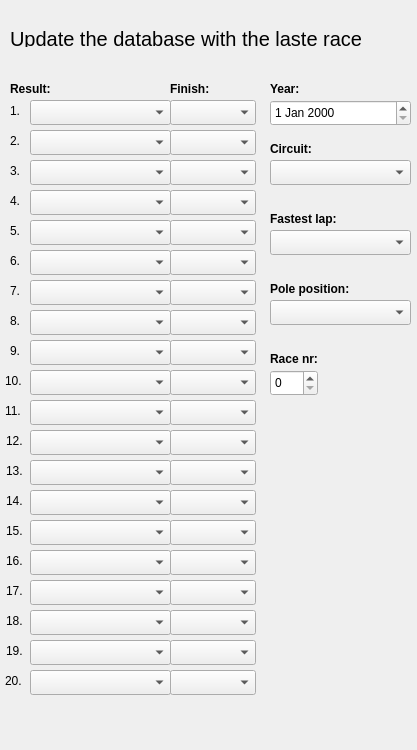
      <widget class="QWidget" name="scrollAreaWidgetContents">
       <property name="geometry">
        <rect>
         <x>0</x>
         <y>0</y>
         <width>417</width>
         <height>750</height>
        </rect>
       </property>
       <property name="minimumSize">
        <size>
         <width>0</width>
         <height>750</height>
        </size>
       </property>
       <widget class="QComboBox" name="cb9">
        <property name="geometry">
         <rect>
          <x>30</x>
          <y>340</y>
          <width>141</width>
          <height>25</height>
         </rect>
        </property>
       </widget>
       <widget class="QLabel" name="label_6">
        <property name="geometry">
         <rect>
          <x>10</x>
          <y>160</y>
          <width>16</width>
          <height>21</height>
         </rect>
        </property>
        <property name="text">
         <string>3.</string>
        </property>
       </widget>
       <widget class="QComboBox" name="cb7">
        <property name="geometry">
         <rect>
          <x>30</x>
          <y>280</y>
          <width>141</width>
          <height>25</height>
         </rect>
        </property>
       </widget>
       <widget class="QLabel" name="label_10">
        <property name="geometry">
         <rect>
          <x>10</x>
          <y>280</y>
          <width>16</width>
          <height>21</height>
         </rect>
        </property>
        <property name="text">
         <string>7.</string>
        </property>
       </widget>
       <widget class="QLabel" name="label_4">
        <property name="geometry">
         <rect>
          <x>10</x>
          <y>100</y>
          <width>16</width>
          <height>21</height>
         </rect>
        </property>
        <property name="text">
         <string>1.</string>
        </property>
       </widget>
       <widget class="QLabel" name="label_13">
        <property name="geometry">
         <rect>
          <x>5</x>
          <y>370</y>
          <width>21</width>
          <height>21</height>
         </rect>
        </property>
        <property name="text">
         <string>10.</string>
        </property>
       </widget>
       <widget class="QComboBox" name="cb8">
        <property name="geometry">
         <rect>
          <x>30</x>
          <y>310</y>
          <width>141</width>
          <height>25</height>
         </rect>
        </property>
       </widget>
       <widget class="QLabel" name="label_7">
        <property name="geometry">
         <rect>
          <x>10</x>
          <y>190</y>
          <width>16</width>
          <height>21</height>
         </rect>
        </property>
        <property name="text">
         <string>4.</string>
        </property>
       </widget>
       <widget class="QComboBox" name="cb10">
        <property name="geometry">
         <rect>
          <x>30</x>
          <y>370</y>
          <width>141</width>
          <height>25</height>
         </rect>
        </property>
       </widget>
       <widget class="QLabel" name="label_12">
        <property name="geometry">
         <rect>
          <x>10</x>
          <y>340</y>
          <width>16</width>
          <height>21</height>
         </rect>
        </property>
        <property name="text">
         <string>9.</string>
        </property>
       </widget>
       <widget class="QComboBox" name="cb5">
        <property name="geometry">
         <rect>
          <x>30</x>
          <y>220</y>
          <width>141</width>
          <height>25</height>
         </rect>
        </property>
       </widget>
       <widget class="QLabel" name="label_9">
        <property name="geometry">
         <rect>
          <x>10</x>
          <y>250</y>
          <width>16</width>
          <height>21</height>
         </rect>
        </property>
        <property name="text">
         <string>6.</string>
        </property>
       </widget>
       <widget class="QLabel" name="label_11">
        <property name="geometry">
         <rect>
          <x>10</x>
          <y>310</y>
          <width>16</width>
          <height>21</height>
         </rect>
        </property>
        <property name="text">
         <string>8.</string>
        </property>
       </widget>
       <widget class="QLabel" name="label_8">
        <property name="geometry">
         <rect>
          <x>10</x>
          <y>220</y>
          <width>16</width>
          <height>21</height>
         </rect>
        </property>
        <property name="text">
         <string>5.</string>
        </property>
       </widget>
       <widget class="QComboBox" name="cb2">
        <property name="geometry">
         <rect>
          <x>30</x>
          <y>130</y>
          <width>141</width>
          <height>25</height>
         </rect>
        </property>
       </widget>
       <widget class="QComboBox" name="cb3">
        <property name="geometry">
         <rect>
          <x>30</x>
          <y>160</y>
          <width>141</width>
          <height>25</height>
         </rect>
        </property>
       </widget>
       <widget class="QComboBox" name="cb6">
        <property name="geometry">
         <rect>
          <x>30</x>
          <y>250</y>
          <width>141</width>
          <height>25</height>
         </rect>
        </property>
       </widget>
       <widget class="QLabel" name="label_5">
        <property name="geometry">
         <rect>
          <x>10</x>
          <y>130</y>
          <width>16</width>
          <height>21</height>
         </rect>
        </property>
        <property name="text">
         <string>2.</string>
        </property>
       </widget>
       <widget class="QComboBox" name="cb1">
        <property name="geometry">
         <rect>
          <x>30</x>
          <y>100</y>
          <width>141</width>
          <height>25</height>
         </rect>
        </property>
       </widget>
       <widget class="QComboBox" name="cb4">
        <property name="geometry">
         <rect>
          <x>30</x>
          <y>190</y>
          <width>141</width>
          <height>25</height>
         </rect>
        </property>
       </widget>
       <widget class="QLabel" name="label_14">
        <property name="geometry">
         <rect>
          <x>10</x>
          <y>80</y>
          <width>67</width>
          <height>17</height>
         </rect>
        </property>
        <property name="font">
         <font>
          <weight>75</weight>
          <bold>true</bold>
         </font>
        </property>
        <property name="text">
         <string>Result:</string>
        </property>
       </widget>
       <widget class="QLabel" name="label_15">
        <property name="geometry">
         <rect>
          <x>270</x>
          <y>80</y>
          <width>67</width>
          <height>17</height>
         </rect>
        </property>
        <property name="font">
         <font>
          <weight>75</weight>
          <bold>true</bold>
         </font>
        </property>
        <property name="text">
         <string>Year:</string>
        </property>
       </widget>
       <widget class="QLabel" name="label_16">
        <property name="geometry">
         <rect>
          <x>270</x>
          <y>140</y>
          <width>67</width>
          <height>17</height>
         </rect>
        </property>
        <property name="font">
         <font>
          <weight>75</weight>
          <bold>true</bold>
         </font>
        </property>
        <property name="text">
         <string>Circuit:</string>
        </property>
       </widget>
       <widget class="QComboBox" name="cbCircuit">
        <property name="geometry">
         <rect>
          <x>270</x>
          <y>160</y>
          <width>141</width>
          <height>25</height>
         </rect>
        </property>
       </widget>
       <widget class="QLabel" name="label_17">
        <property name="geometry">
         <rect>
          <x>270</x>
          <y>210</y>
          <width>141</width>
          <height>17</height>
         </rect>
        </property>
        <property name="font">
         <font>
          <weight>75</weight>
          <bold>true</bold>
         </font>
        </property>
        <property name="text">
         <string>Fastest lap:</string>
        </property>
       </widget>
       <widget class="QComboBox" name="cbFastestLap">
        <property name="geometry">
         <rect>
          <x>270</x>
          <y>230</y>
          <width>141</width>
          <height>25</height>
         </rect>
        </property>
       </widget>
       <widget class="QLabel" name="label_18">
        <property name="geometry">
         <rect>
          <x>10</x>
          <y>30</y>
          <width>371</width>
          <height>17</height>
         </rect>
        </property>
        <property name="font">
         <font>
          <pointsize>15</pointsize>
         </font>
        </property>
        <property name="text">
         <string>Update the database with the laste race</string>
        </property>
       </widget>
       <widget class="QLabel" name="label_19">
        <property name="geometry">
         <rect>
          <x>170</x>
          <y>80</y>
          <width>51</width>
          <height>17</height>
         </rect>
        </property>
        <property name="font">
         <font>
          <weight>75</weight>
          <bold>true</bold>
         </font>
        </property>
        <property name="text">
         <string>Finish:</string>
        </property>
       </widget>
       <widget class="QLabel" name="label_20">
        <property name="geometry">
         <rect>
          <x>270</x>
          <y>280</y>
          <width>141</width>
          <height>17</height>
         </rect>
        </property>
        <property name="font">
         <font>
          <weight>75</weight>
          <bold>true</bold>
         </font>
        </property>
        <property name="text">
         <string>Pole position:</string>
        </property>
       </widget>
       <widget class="QComboBox" name="cbPolePos">
        <property name="geometry">
         <rect>
          <x>270</x>
          <y>300</y>
          <width>141</width>
          <height>25</height>
         </rect>
        </property>
       </widget>
       <widget class="QComboBox" name="cb18">
        <property name="geometry">
         <rect>
          <x>30</x>
          <y>610</y>
          <width>141</width>
          <height>25</height>
         </rect>
        </property>
       </widget>
       <widget class="QComboBox" name="cb19">
        <property name="geometry">
         <rect>
          <x>30</x>
          <y>640</y>
          <width>141</width>
          <height>25</height>
         </rect>
        </property>
       </widget>
       <widget class="QComboBox" name="cb16">
        <property name="geometry">
         <rect>
          <x>30</x>
          <y>550</y>
          <width>141</width>
          <height>25</height>
         </rect>
        </property>
       </widget>
       <widget class="QComboBox" name="cb20">
        <property name="geometry">
         <rect>
          <x>30</x>
          <y>670</y>
          <width>141</width>
          <height>25</height>
         </rect>
        </property>
       </widget>
       <widget class="QComboBox" name="cb15">
        <property name="geometry">
         <rect>
          <x>30</x>
          <y>520</y>
          <width>141</width>
          <height>25</height>
         </rect>
        </property>
       </widget>
       <widget class="QLabel" name="label_21">
        <property name="geometry">
         <rect>
          <x>5</x>
          <y>670</y>
          <width>21</width>
          <height>21</height>
         </rect>
        </property>
        <property name="text">
         <string>20.</string>
        </property>
       </widget>
       <widget class="QComboBox" name="cb13">
        <property name="geometry">
         <rect>
          <x>30</x>
          <y>460</y>
          <width>141</width>
          <height>25</height>
         </rect>
        </property>
       </widget>
       <widget class="QLabel" name="label_22">
        <property name="geometry">
         <rect>
          <x>5</x>
          <y>400</y>
          <width>21</width>
          <height>21</height>
         </rect>
        </property>
        <property name="text">
         <string>11.</string>
        </property>
       </widget>
       <widget class="QLabel" name="label_23">
        <property name="geometry">
         <rect>
          <x>6</x>
          <y>460</y>
          <width>20</width>
          <height>21</height>
         </rect>
        </property>
        <property name="text">
         <string>13.</string>
        </property>
       </widget>
       <widget class="QLabel" name="label_24">
        <property name="geometry">
         <rect>
          <x>6</x>
          <y>550</y>
          <width>20</width>
          <height>21</height>
         </rect>
        </property>
        <property name="text">
         <string>16.</string>
        </property>
       </widget>
       <widget class="QComboBox" name="cb12">
        <property name="geometry">
         <rect>
          <x>30</x>
          <y>430</y>
          <width>141</width>
          <height>25</height>
         </rect>
        </property>
       </widget>
       <widget class="QLabel" name="label_25">
        <property name="geometry">
         <rect>
          <x>6</x>
          <y>610</y>
          <width>20</width>
          <height>21</height>
         </rect>
        </property>
        <property name="text">
         <string>18.</string>
        </property>
       </widget>
       <widget class="QComboBox" name="cb14">
        <property name="geometry">
         <rect>
          <x>30</x>
          <y>490</y>
          <width>141</width>
          <height>25</height>
         </rect>
        </property>
       </widget>
       <widget class="QLabel" name="label_26">
        <property name="geometry">
         <rect>
          <x>6</x>
          <y>520</y>
          <width>20</width>
          <height>21</height>
         </rect>
        </property>
        <property name="text">
         <string>15.</string>
        </property>
       </widget>
       <widget class="QLabel" name="label_27">
        <property name="geometry">
         <rect>
          <x>6</x>
          <y>580</y>
          <width>20</width>
          <height>21</height>
         </rect>
        </property>
        <property name="text">
         <string>17.</string>
        </property>
       </widget>
       <widget class="QLabel" name="label_28">
        <property name="geometry">
         <rect>
          <x>6</x>
          <y>640</y>
          <width>20</width>
          <height>21</height>
         </rect>
        </property>
        <property name="text">
         <string>19.</string>
        </property>
       </widget>
       <widget class="QLabel" name="label_29">
        <property name="geometry">
         <rect>
          <x>6</x>
          <y>430</y>
          <width>20</width>
          <height>21</height>
         </rect>
        </property>
        <property name="text">
         <string>12.</string>
        </property>
       </widget>
       <widget class="QComboBox" name="cb11">
        <property name="geometry">
         <rect>
          <x>30</x>
          <y>400</y>
          <width>141</width>
          <height>25</height>
         </rect>
        </property>
       </widget>
       <widget class="QLabel" name="label_30">
        <property name="geometry">
         <rect>
          <x>6</x>
          <y>490</y>
          <width>20</width>
          <height>21</height>
         </rect>
        </property>
        <property name="text">
         <string>14.</string>
        </property>
       </widget>
       <widget class="QComboBox" name="cb17">
        <property name="geometry">
         <rect>
          <x>30</x>
          <y>580</y>
          <width>141</width>
          <height>25</height>
         </rect>
        </property>
       </widget>
       <widget class="QComboBox" name="cbFinish1">
        <property name="geometry">
         <rect>
          <x>170</x>
          <y>100</y>
          <width>86</width>
          <height>25</height>
         </rect>
        </property>
       </widget>
       <widget class="QComboBox" name="cbFinish2">
        <property name="geometry">
         <rect>
          <x>170</x>
          <y>130</y>
          <width>86</width>
          <height>25</height>
         </rect>
        </property>
       </widget>
       <widget class="QComboBox" name="cbFinish3">
        <property name="geometry">
         <rect>
          <x>170</x>
          <y>160</y>
          <width>86</width>
          <height>25</height>
         </rect>
        </property>
       </widget>
       <widget class="QComboBox" name="cbFinish4">
        <property name="geometry">
         <rect>
          <x>170</x>
          <y>190</y>
          <width>86</width>
          <height>25</height>
         </rect>
        </property>
       </widget>
       <widget class="QComboBox" name="cbFinish5">
        <property name="geometry">
         <rect>
          <x>170</x>
          <y>220</y>
          <width>86</width>
          <height>25</height>
         </rect>
        </property>
       </widget>
       <widget class="QComboBox" name="cbFinish6">
        <property name="geometry">
         <rect>
          <x>170</x>
          <y>250</y>
          <width>86</width>
          <height>25</height>
         </rect>
        </property>
       </widget>
       <widget class="QComboBox" name="cbFinish7">
        <property name="geometry">
         <rect>
          <x>170</x>
          <y>280</y>
          <width>86</width>
          <height>25</height>
         </rect>
        </property>
       </widget>
       <widget class="QComboBox" name="cbFinish8">
        <property name="geometry">
         <rect>
          <x>170</x>
          <y>310</y>
          <width>86</width>
          <height>25</height>
         </rect>
        </property>
       </widget>
       <widget class="QComboBox" name="cbFinish9">
        <property name="geometry">
         <rect>
          <x>170</x>
          <y>340</y>
          <width>86</width>
          <height>25</height>
         </rect>
        </property>
       </widget>
       <widget class="QComboBox" name="cbFinish10">
        <property name="geometry">
         <rect>
          <x>170</x>
          <y>370</y>
          <width>86</width>
          <height>25</height>
         </rect>
        </property>
       </widget>
       <widget class="QComboBox" name="cbFinish11">
        <property name="geometry">
         <rect>
          <x>170</x>
          <y>400</y>
          <width>86</width>
          <height>25</height>
         </rect>
        </property>
       </widget>
       <widget class="QComboBox" name="cbFinish12">
        <property name="geometry">
         <rect>
          <x>170</x>
          <y>430</y>
          <width>86</width>
          <height>25</height>
         </rect>
        </property>
       </widget>
       <widget class="QComboBox" name="cbFinish13">
        <property name="geometry">
         <rect>
          <x>170</x>
          <y>460</y>
          <width>86</width>
          <height>25</height>
         </rect>
        </property>
       </widget>
       <widget class="QComboBox" name="cbFinish14">
        <property name="geometry">
         <rect>
          <x>170</x>
          <y>490</y>
          <width>86</width>
          <height>25</height>
         </rect>
        </property>
       </widget>
       <widget class="QComboBox" name="cbFinish15">
        <property name="geometry">
         <rect>
          <x>170</x>
          <y>520</y>
          <width>86</width>
          <height>25</height>
         </rect>
        </property>
       </widget>
       <widget class="QComboBox" name="cbFinish16">
        <property name="geometry">
         <rect>
          <x>170</x>
          <y>550</y>
          <width>86</width>
          <height>25</height>
         </rect>
        </property>
       </widget>
       <widget class="QComboBox" name="cbFinish17">
        <property name="geometry">
         <rect>
          <x>170</x>
          <y>580</y>
          <width>86</width>
          <height>25</height>
         </rect>
        </property>
       </widget>
       <widget class="QComboBox" name="cbFinish18">
        <property name="geometry">
         <rect>
          <x>170</x>
          <y>610</y>
          <width>86</width>
          <height>25</height>
         </rect>
        </property>
       </widget>
       <widget class="QComboBox" name="cbFinish19">
        <property name="geometry">
         <rect>
          <x>170</x>
          <y>640</y>
          <width>86</width>
          <height>25</height>
         </rect>
        </property>
       </widget>
       <widget class="QComboBox" name="cbFinish20">
        <property name="geometry">
         <rect>
          <x>170</x>
          <y>670</y>
          <width>86</width>
          <height>25</height>
         </rect>
        </property>
       </widget>
       <widget class="QLabel" name="label_31">
        <property name="geometry">
         <rect>
          <x>270</x>
          <y>350</y>
          <width>141</width>
          <height>17</height>
         </rect>
        </property>
        <property name="font">
         <font>
          <weight>75</weight>
          <bold>true</bold>
         </font>
        </property>
        <property name="text">
         <string>Race nr:</string>
        </property>
       </widget>
       <widget class="QSpinBox" name="sbRacenr">
        <property name="geometry">
         <rect>
          <x>270</x>
          <y>370</y>
          <width>48</width>
          <height>26</height>
         </rect>
        </property>
       </widget>
       <widget class="QDateEdit" name="deYear">
        <property name="geometry">
         <rect>
          <x>270</x>
          <y>100</y>
          <width>141</width>
          <height>26</height>
         </rect>
        </property>
       </widget>
      </widget>
